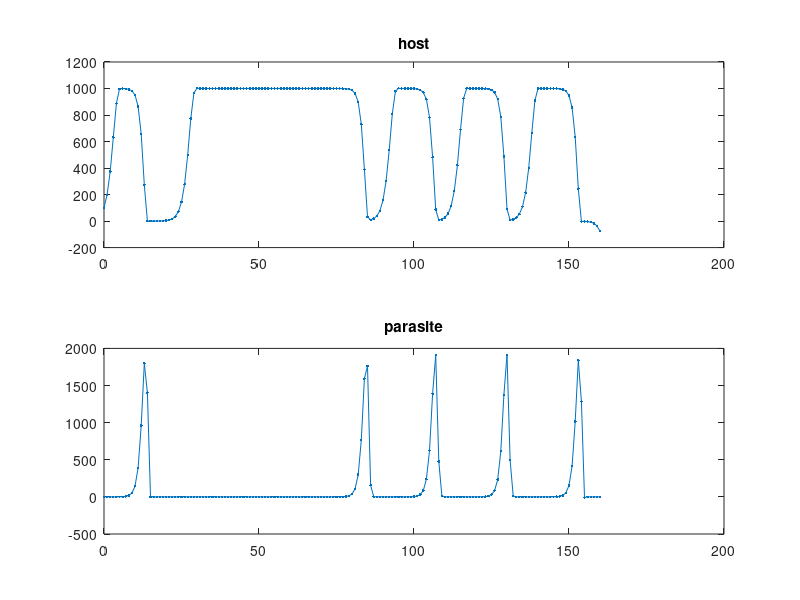

The MATLAB script that drew this image: (Note: this script raises an error after producing the figure.)
x_0 = 100;
y_0 = 1;

r = 1.1;
N = 1000;
a = 0.001;
b = 0.0028508;

n = 160;

save = 1;

x = zeros(1, n+1);
y = zeros(1, n+1);
x(1) = x_0;
y(1) = y_0;

for i = 1 : n
    x(i+1) = (r * (1 - x(i) / N) + 1 - a * y(i)) * x(i);
    y(i+1) = b * x(i) * y(i);
end

subplot(2, 1, 1);
plot(0:n, x, '.-');
title('host')

subplot(2, 1, 2);
plot(0:n, y, '.-');
title('parasite')

sgtitle({
    sprintf('$x_0=%.3f,\\ y_0=%.3f,\\ r=%.3f$', x_0, y_0, r), ...
    sprintf('$a=%.3f,\\ b=%.7f,\\ N=%.3f$', a, b, N)
}, 'Interpreter', 'latex')

if save == 1
    saveas(gcf, sprintf('ex9-x0_%.3f-y0_%.3f-r_%.3f-a_%.3f-b_%.7f-N_%.3f.eps', x_0, y_0, r, a, b, N), 'epsc')
end

